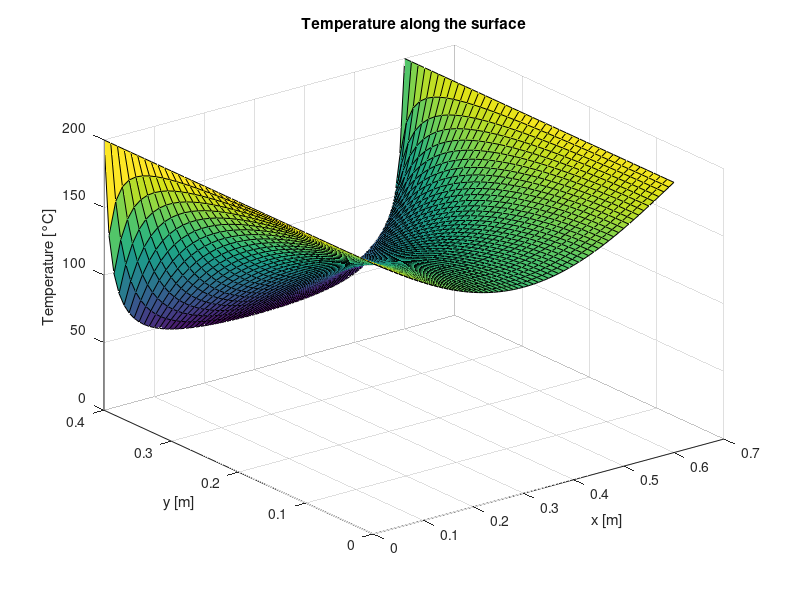
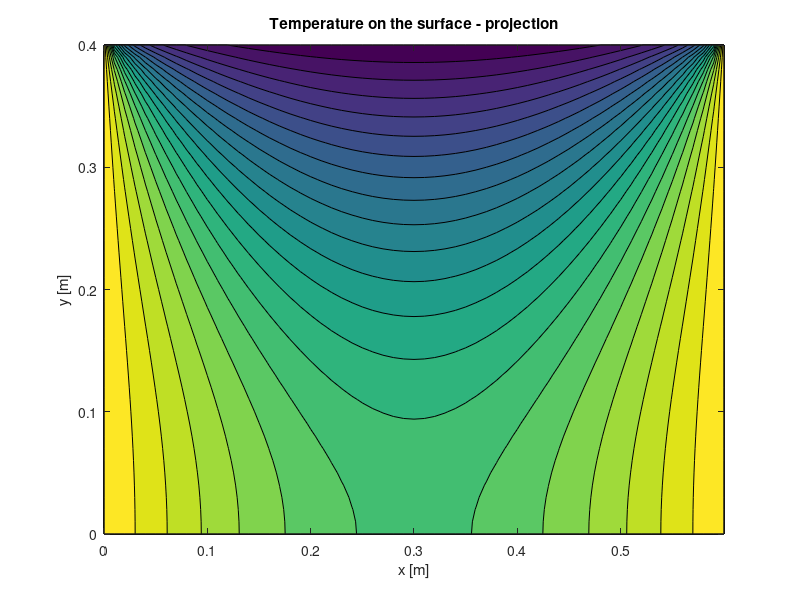

The MATLAB script that drew these images, in order:
% A long bar with a thermal conductivity of 1.5 W/mK and a rectangular cross-section of 0.4 m × 0.6 m
% is subject to the following boundary conditions:
% Two faces of the bar are maintained at a uniform temperature of 200°C;
% one face is adiabatic,
% and the remaining face is subject to convective heat transfer with a heat transfer coefficient
% h = 50 W/mK to a fluid at T = 30°C.
% Determine the temperature distribution within the bar and the heat power dissipated to the fluid per unit length.

% Laib 10, exercise 3
% Simone Canevarolo
% S269893
% 08/01/2025

clear all
close all
clc

base = 0.4; % m
alt = 0.6; % m

kk = 1.5; % W/m/K
hh = 50; % W/m^2/K
Tfix = 200+273; % K
Tair = 30+273; % K

dx = 1e-2; % m
dy = dx;

xx = (0:dx:alt)';
yy = (0:dy:base)';

Nx = length(xx);
Ny = length(yy);

Ntot = Nx*Ny;

AA = sparse([],[],[],Ntot,Ntot,5*Ntot);

[xmat,ymat] = meshgrid(xx,yy);

for ii = 2:Nx-1
    for jj = 2:Ny-1

        kk = (jj-1)*Nx+ii;
        AA(kk,kk-Nx) = 1/dy^2;
        AA(kk,kk-1) = 1/dx^2;
        AA(kk,kk) = -2*(1/dx^2+1/dy^2);
        AA(kk,kk+1) = 1/dx^2;
        AA(kk,kk+Nx) = 1/dy^2;

    end
end

bb = zeros(Ntot,1);


% North

kk = 1:Nx:Ntot-Nx+1;

AA(kk,:) = 0;
AA(kk,kk) = eye(length(kk));
bb(kk) = Tfix;


% East

jj = Ny;
for ii = 2:Nx-1

    kk = (jj-1)*Nx+ii;
    AA(kk,kk-Nx) = 1/dy^2;
    AA(kk,kk-1) = 1/2/dx^2;
    AA(kk,kk) = -1/dx^2-1/dy^2-hh/dy;
    AA(kk,kk+1) = 1/2/dx^2;
    bb(kk) = -Tair*hh/dy;

end


% South

kk = Nx:Nx:Ntot;

AA(kk,:) = 0;
AA(kk,kk) = eye(length(kk));
bb(kk) = Tfix;


% West

jj = 1;
for ii = 2:Nx-1

    kk = (jj-1)*Nx+ii;
    AA(kk,kk-1) = 1/2/dx^2;
    AA(kk,kk) = -1/dx^2-1/dy^2;
    AA(kk,kk+1) = 1/2/dx^2;
    AA(kk,kk+Nx) = 1/dy^2;

end


TT = AA\bb;

TTT = reshape(TT,Nx,Ny);

figure(1)
surf(xmat,ymat,TTT'-273)
title('Temperature along the surface')
xlabel('x [m]')
ylabel('y [m]')
zlabel('Temperature [°C]')

figure(2)
contourf(xmat,ymat,TTT'-273,20)
title('Temperature on the surface - projection')
xlabel('x [m]')
ylabel('y [m]')


% Heat power dissipated

qin = trapz(xx,abs(hh*(TT(Ntot-Nx+1:Ntot)-Tair)));
fprintf('The heat power dissipated is %.5f W/m^2', qin)
